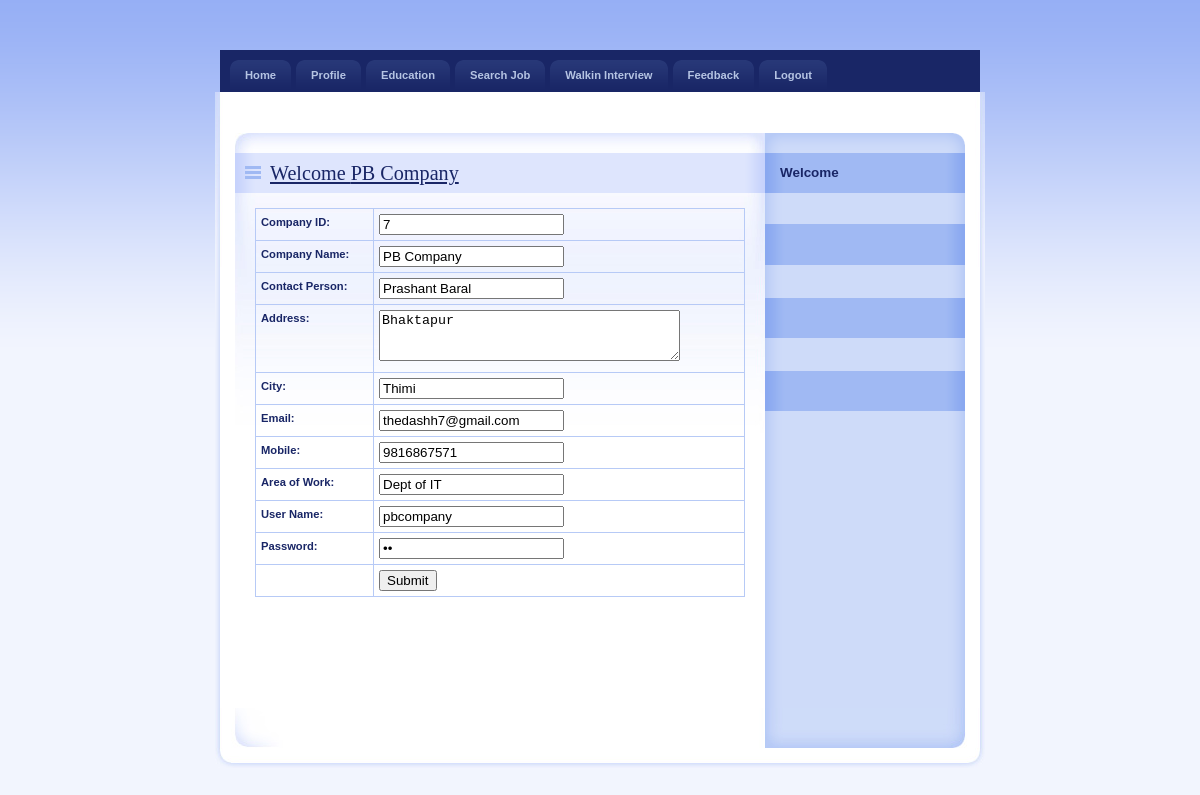
Screenshot of /EditProfile.php (signed in) with the database file from the repository.
### tables this page shows
CREATE TABLE `employer_reg` (
  `EmployerId` int(11) NOT NULL,
  `CompanyName` varchar(20) NOT NULL,
  `ContactPerson` varchar(20) NOT NULL,
  `Address` varchar(100) NOT NULL,
  `City` varchar(20) NOT NULL,
  `Email` varchar(40) NOT NULL,
  `Mobile` bigint(20) NOT NULL,
  `Area_Work` varchar(40) NOT NULL,
  `Status` varchar(10) NOT NULL,
  `UserName` varchar(20) NOT NULL,
  `Password` varchar(20) NOT NULL,
  `Question` varchar(100) NOT NULL,
  `Answer` varchar(50) NOT NULL
);

### EditProfile.php (the view, shortened to what this page needs)
<!DOCTYPE html PUBLIC "-//W3C//DTD XHTML 1.0 Strict//EN" "http://www.w3.org/TR/xhtml1/DTD/xhtml1-strict.dtd">
<html xmlns="http://www.w3.org/1999/xhtml" xml:lang="cs" lang="cs">
<head>
    <link rel="stylesheet" media="screen,projection" type="text/css" href="./css/main.css" />
    <link rel="stylesheet" media="print" type="text/css" href="./css/print.css" />
    <link rel="stylesheet" media="aural" type="text/css" href="./css/aural.css" />
    <link href="../SpryAssets/SpryValidationTextField.css" rel="stylesheet" type="text/css" />
    <link href="../SpryAssets/SpryValidationTextarea.css" rel="stylesheet" type="text/css" />
</head>
<body id="www-url-cz">
<div id="main" class="box">
<?php
include "menu.php"
?>
    <div id="page" class="box">
    <div id="page-in" class="box">
        <div id="strip" class="box noprint">
            <p id="breadcrumbs">&nbsp;</p>
        </div>
        <div id="content">
            <div class="article">
                <h2><span><a href="#">Welcome <?php echo $_SESSION['Name'];?></a></span></h2>
               <?php
$ID=$_SESSION['ID'];
$con = mysqli_connect("localhost","root","","job");
$sql = "select * from Employer_Reg where EmployerId ='".$ID."'  ";
$result = mysqli_query($con,$sql);
$row = mysqli_fetch_array($result)
?>
<form method="post" action="UpdateProfile.php">
                <table width="100%" border="1" cellspacing="2" cellpadding="2">
                  <tr>
                    <td><strong>Company ID:</strong></td>
                    <td><span id="sprytextfield1">
                      <label>
                      <input name="txtId" type="text" id="txtId" value="<?php echo $row['EmployerId'];?>" />
                      </label>
                    <span class="textfieldRequiredMsg">A value is required.</span></span></td>
                  </tr>
                  <tr>
                    <td><strong>Company Name:</strong></td>
                    <td><span id="sprytextfield2">
                      <label>
                      <input name="txtName" type="text" id="txtName" value="<?php echo $row['CompanyName'];?>" />
                      </label>
                    <span class="textfieldRequiredMsg">A value is required.</span></span></td>
                  </tr>
                  <tr>
                    <td><strong>Contact Person:</strong></td>
                    <td><span id="sprytextfield3">
                      <label>
                      <input name="txtContact" type="text" id="txtContact" value="<?php echo $row['ContactPerson'];?>" />
                      </label>
                    <span class="textfieldRequiredMsg">A value is required.</span></span></td>
                  </tr>
                  <tr>
                    <td><strong>Address:</strong></td>
                    <td><span id="sprytextarea1">
                      <label>
                      <textarea name="txtAddress" id="txtAddress" cols="35" rows="3"><?php echo $row['Address'];?></textarea>
                      </label>
                    <span class="textareaRequiredMsg">A value is required.</span></span></td>
                  </tr>
                  <tr>
                    <td><strong>City:</strong></td>
                    <td><span id="sprytextfield4">
                      <label>
                      <input name="txtCity" type="text" id="txtCity" value="<?php echo $row['City'];?>" />
                      </label>
                    <span class="textfieldRequiredMsg">A value is required.</span></span></td>
                  </tr>
                  <tr>
                    <td><strong>Email:</strong></td>
                    <td><span id="sprytextfield5">
                      <label>
                      <input name="txtEmail" type="text" id="txtEmail" value="<?php echo $row['Email'];?>" />
                      </label>
                    <span class="textfieldRequiredMsg">A value is required.</span></span></td>
                  </tr>
                  <tr>
                    <td><strong>Mobile:</strong></td>
                    <td><span id="sprytextfield6">
                      <label>
                      <input name="txtMobile" type="text" id="txtMobile" value="<?php echo $row['Mobile'];?>" />
                      </label>
                    <span class="textfieldRequiredMsg">A value is required.</span></span></td>
                  </tr>
                  <tr>
                    <td><strong>Area of Work:</strong></td>
                    <td><span id="sprytextfield7">
                      <label>
                      <input name="txtArea" type="text" id="txtArea" value="<?php echo $row['Area_Work'];?>" />
                      </label>
                    <span class="textfieldRequiredMsg">A value is required.</span></span></td>
                  </tr>
                  <tr>
                    <td><strong>User Name:</strong></td>
                    <td><span id="sprytextfield8">
                      <label>
                      <input name="txtUser" type="text" id="txtUser" value="<?php echo $row['UserName'];?>" />
                      </label>
                    <span class="textfieldRequiredMsg">A value is required.</span></span></td>
                  </tr>
                  <tr>
                    <td><strong>Password:</strong></td>
                    <td><span id="sprytextfield9">
                      <label>
                      <input name="txtPassword" type="password" id="txtPassword" value="<?php echo $row['Password'];?>" />
                      </label>
                    <span class="textfieldRequiredMsg">A value is required.</span></span></td>
                  </tr>
                  <tr>
                    <td>&nbsp;</td>
                    <td><label>
                      <input type="submit" name="button" id="button" value="Submit" />
                    </label></td>
                  </tr>
                </table>
</form>
              <p>&nbsp;</p>
                <p class="btn-more box noprint">&nbsp;</p>
          </div>
        </div>
<?php
include "right.php"
?>
    </div>
    </div>
<?php
include "footer.php"
?>
</div>
</body>
</html>

### main.css (style rules this page uses)
* { min-height:1px; }
body { border:0; margin:0; padding:0; background:#F2F5FE url("../design/bg.gif") 0 0 repeat-x; font:70%/160% "verdana",sans-serif; color:#192666; _text-align:center; }
a { color:#192666; }
p { border:0; margin:15px 0; padding:0; }
div { display:block; border:0; margin:0; padding:0; }
h1, h2, h3, h4, h5 { border:0; margin:15px 0 10px 0; padding:0; font-weight:bold; }
h2 { font-size:180%; line-height:100%; font-family:"georgia",serif; font-weight:normal; }
table { display:table; border-collapse:collapse; margin:15px 0; padding:0; border:1px solid #B7CAF6; font-size:100%; }
tr { display:table-row; }
th, td { display: table-cell; border:1px solid #B7CAF6; margin:0; padding:5px; vertical-align:top; text-align:left; }
form { border:0; margin:0; padding:0; }
a, img, span { border:0; margin:0; padding:0; }
strong, .strong { font-weight:bold; }
.box { min-height:1px; _height:1px; }
.box:after { content:"."; display:block; line-height:0px; font-size:0px; visibility:hidden; clear:both; }
#main { width:770px; margin:50px auto 0 auto; _text-align:left; }
#page { width:770px; min-height:1px; background:#FFF url("../design/bg_page.gif") 0 0 repeat-y; _height:1px; }
#page-in { min-height:1px; padding:10px 0; background:url("../design/bg_page_in.jpg") 0 0 no-repeat; _height:1px; }
#strip { position:relative; clear:both; padding:3px 20px 10px 20px; color:#6182D1; }
#strip p { margin:0; }
#strip #breadcrumbs { width:520px; margin:0; padding:0; }
#content { float:left; width:530px; _width:550px; margin:0; padding:0 0 0 20px; }
#content .article { clear:both; margin:0; padding:20px; background:url("../design/content_article_bg.jpg") 0 0 no-repeat; }
#content .article h2 { margin:0 -20px; padding:10px; background:#DEE5FD url("../design/content_title_bg.gif") 0 0 repeat-y; color:#192666; }
#content .article h2 span { background:url("../design/ico_list.gif") 0 50% no-repeat; padding-left:25px; }
#content .article p { text-align:justify; }
#content .btn-more { margin:0 0 15px 0; padding:0; border:0; position:relative; }

### print.css (style rules this page uses)
body { border:0; margin:0; padding:0; font-size:12pt }
a { color:#000; text-decoration:none; }
h1, h2, h3 { page-break-after:avoid; page-break-inside:avoid; }
table { border-collapse: collapse; border-width:1px; border-style:solid; }
th, td { display:table-cell; border-width:1px; border-style:solid; }
.noprint { display:none; }

### aural.css (style rules this page uses)
body { voice-family:paul,male; volume:loud; speech-rate:slow; richness:90; stress:20; }
h1, h2, h3, h4, h5 { cue-before:url("ping.au"); }
p, table { pause:50ms; }
strong { pitch:medium; pitch-range:60; stress:90; richness:90; }

### rows the page displays
employer_reg: txtId "7", txtName "PB Company", txtContact "Prashant Baral", txtAddress "Bhaktapur", txtCity "Thimi", txtEmail "thedashh7@gmail.com", txtMobile "9816867571", txtArea "Dept of IT", txtUser "pbcompany"

### other values shown
$_SESSION['Name'] "PB Company"
